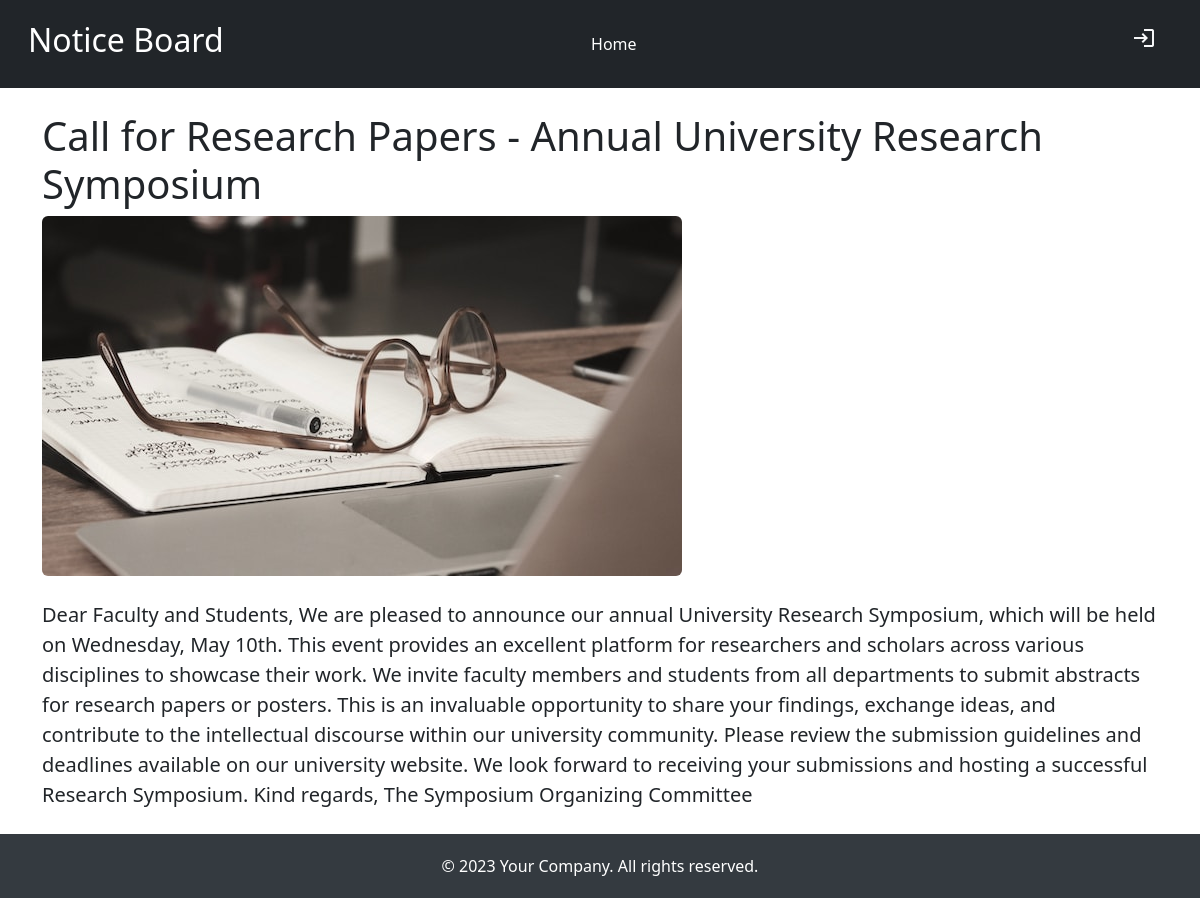
Page /posts/view_posts.php?id=10 on the committed database.
### tables this page shows
CREATE TABLE `posts` (
  `id` int(10) NOT NULL,
  `title` text NOT NULL,
  `content` text NOT NULL,
  `category` text NOT NULL,
  `author` text NOT NULL,
  `cover_photo` text NOT NULL,
  `date` timestamp NULL DEFAULT current_timestamp(),
  `important` tinyint(1) NOT NULL
);

### posts/view_posts.php (the view, shortened to what this page needs)
<!DOCTYPE html>
<html lang="en">
<head>
  <link href="https://cdn.jsdelivr.net/npm/bootstrap@5.2.3/dist/css/bootstrap.min.css" rel="stylesheet">
  <link rel="stylesheet" href="../assets/style.css">
</head>
<body>
  <nav class="navbar navbar-expand-lg navbar-dark bg-dark p-3">
      <div class="container-fluid">
        <a class="navbar-brand" href="#"><h2> Notice Board </h2></a>
        <div class=" collapse navbar-collapse" id="navbarNavDropdown">
          <ul class="navbar-nav ms-auto ">
            <li class="nav-item">
              <a class="nav-link mx-2 active" aria-current="page" href="get_posts.php">Home</a>
            </li>
            <li class="nav-item">
              <a class="nav-link mx-2" href="#manageposts"></a>
            </li>
            <li class="nav-item">
              <a class="nav-link mx-2" href="manage_users.php"></a>
            </li>
          </ul>
          <ul class="navbar-nav ms-auto d-none d-lg-inline-flex">
            <li class="nav-item mx-2">
              <a class="nav-link text-light h5" href="" target="blank"><i class="fab fa-google-plus-square"></i></a>
            </li>
            <li class="nav-item mx-2">
              <a class="nav-link text-light h5" href="" target="blank"><i class="fab fa-twitter"></i></a>
            </li>
            <li class="nav-item mx-2">
              <a class="nav-link text-light h5" href="../admin/login.php" target="blank"><span class="material-icons md-48">login</span></a>
            </li>
          </ul>
        </div>
      </div>
    </nav>
    <div class="container mt-4">
        <?php
        $servername = "localhost";
        $username = "root";
        $password = "";
        $database = "noticeboard";
        $conn = new mysqli($servername, $username, $password, $database);
        $postId = $_GET['id'];
        $sql = "SELECT * FROM posts WHERE id = $postId";
        $result = $conn->query($sql);
        if ($result->num_rows > 0) {
            $row = $result->fetch_assoc();
            $postTitle = $row['title'];
            $postContent = $row['content'];
            $postImage = $row['cover_photo'];
            echo '<div class="post-container">';
            echo "<h1 class='mt-4'>$postTitle</h1>";
            echo "<img src='../images/$postImage' alt='Post Image' class='img-fluid rounded mb-4'>";
            echo "<p class='lead'>$postContent</p>";
            echo '</div>';
        } else {
            echo "Post not found.";
        }
        ?>
    </div>
  <footer class="footer mt-4">
        <div class="container">
            <span>&copy; 2023 Your Company. All rights reserved.</span>
        </div>
  </footer>
</body>
</html>

### assets/style.css (style rules this page uses)
.footer { position: relative; bottom: 0; width: 100%; background-color: #343a40; color: #fff; padding: 20px; text-align: center; }

### rows in the picture
posts: title "Call for Research Papers - Annual University Research Symposium", cover_photo (picture), content "Dear Faculty and Students, We are pleased to announce our annual University Research Symposium, which will be held on Wednesday, May 10th. This event provides an excellent platform for researchers and scholars across various disciplines to showcase their work. We invite faculty members and students from all departments to submit abstracts for research papers or posters. This is an invaluable opportunity to share your findings, exchange ideas, and contribute to the intellectual discourse within our university community. Please review the submission guidelines and deadlines available on our university website. We look forward to receiving your submissions and hosting a successful Research…"
